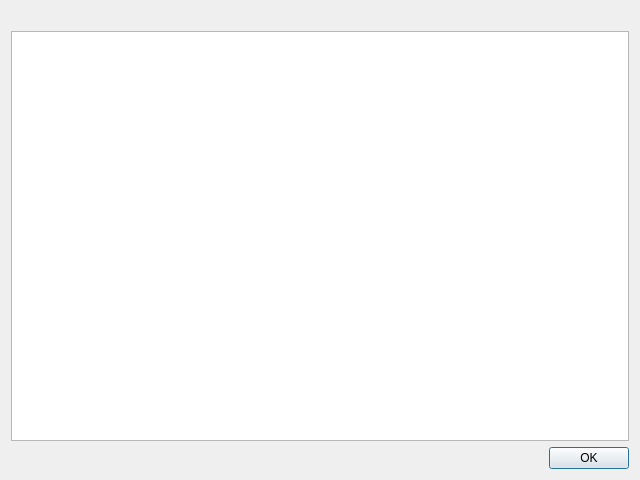
<?xml version="1.0" encoding="UTF-8"?>
<ui version="4.0">
 <class>DeployVerifyDialog</class>
 <widget class="QDialog" name="DeployVerifyDialog">
  <property name="geometry">
   <rect>
    <x>0</x>
    <y>0</y>
    <width>640</width>
    <height>480</height>
   </rect>
  </property>
  <property name="windowTitle">
   <string>Verify Deployment</string>
  </property>
  <layout class="QVBoxLayout" name="verticalLayout">
   <item>
    <widget class="QLabel" name="summary_label">
     <property name="text">
      <string/>
     </property>
     <property name="wordWrap">
      <bool>true</bool>
     </property>
    </widget>
   </item>
   <item>
    <widget class="QPlainTextEdit" name="details_edit">
     <property name="readOnly">
      <bool>true</bool>
     </property>
    </widget>
   </item>
   <item>
    <widget class="QDialogButtonBox" name="buttonBox">
     <property name="orientation">
      <enum>Qt::Horizontal</enum>
     </property>
     <property name="standardButtons">
      <set>QDialogButtonBox::Ok</set>
     </property>
    </widget>
   </item>
  </layout>
 </widget>
 <resources/>
 <connections>
  <connection>
   <sender>buttonBox</sender>
   <signal>accepted()</signal>
   <receiver>DeployVerifyDialog</receiver>
   <slot>accept()</slot>
  </connection>
  <connection>
   <sender>buttonBox</sender>
   <signal>rejected()</signal>
   <receiver>DeployVerifyDialog</receiver>
   <slot>reject()</slot>
  </connection>
 </connections>
</ui>
